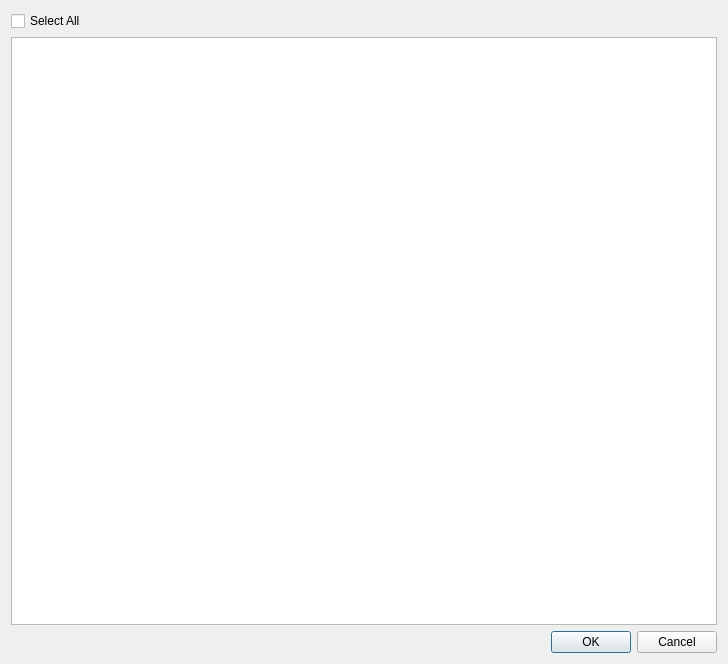
<?xml version="1.0" encoding="UTF-8"?>
<ui version="4.0">
 <class>SensorsFilterDialog</class>
 <widget class="QDialog" name="SensorsFilterDialog">
  <property name="geometry">
   <rect>
    <x>0</x>
    <y>0</y>
    <width>728</width>
    <height>664</height>
   </rect>
  </property>
  <property name="windowTitle">
   <string>Select Sensors</string>
  </property>
  <layout class="QVBoxLayout" name="verticalLayout">
   <item>
    <widget class="QWidget" name="widget" native="true">
     <layout class="QHBoxLayout" name="horizontalLayout_2">
      <property name="leftMargin">
       <number>0</number>
      </property>
      <property name="topMargin">
       <number>0</number>
      </property>
      <property name="rightMargin">
       <number>0</number>
      </property>
      <property name="bottomMargin">
       <number>0</number>
      </property>
      <item>
       <widget class="QCheckBox" name="selectAll">
        <property name="text">
         <string>Select All</string>
        </property>
        <property name="tristate">
         <bool>false</bool>
        </property>
       </widget>
      </item>
      <item>
       <spacer name="horizontalSpacer">
        <property name="orientation">
         <enum>Qt::Horizontal</enum>
        </property>
        <property name="sizeHint" stdset="0">
         <size>
          <width>40</width>
          <height>20</height>
         </size>
        </property>
       </spacer>
      </item>
     </layout>
    </widget>
   </item>
   <item>
    <widget class="QTreeView" name="list">
     <property name="alternatingRowColors">
      <bool>true</bool>
     </property>
    </widget>
   </item>
   <item>
    <widget class="QDialogButtonBox" name="buttonBox">
     <property name="orientation">
      <enum>Qt::Horizontal</enum>
     </property>
     <property name="standardButtons">
      <set>QDialogButtonBox::Cancel|QDialogButtonBox::Ok</set>
     </property>
    </widget>
   </item>
  </layout>
 </widget>
 <resources/>
 <connections>
  <connection>
   <sender>buttonBox</sender>
   <signal>accepted()</signal>
   <receiver>SensorsFilterDialog</receiver>
   <slot>accept()</slot>
   <hints>
    <hint type="sourcelabel">
     <x>248</x>
     <y>254</y>
    </hint>
    <hint type="destinationlabel">
     <x>157</x>
     <y>274</y>
    </hint>
   </hints>
  </connection>
  <connection>
   <sender>buttonBox</sender>
   <signal>rejected()</signal>
   <receiver>SensorsFilterDialog</receiver>
   <slot>reject()</slot>
   <hints>
    <hint type="sourcelabel">
     <x>316</x>
     <y>260</y>
    </hint>
    <hint type="destinationlabel">
     <x>286</x>
     <y>274</y>
    </hint>
   </hints>
  </connection>
 </connections>
</ui>
